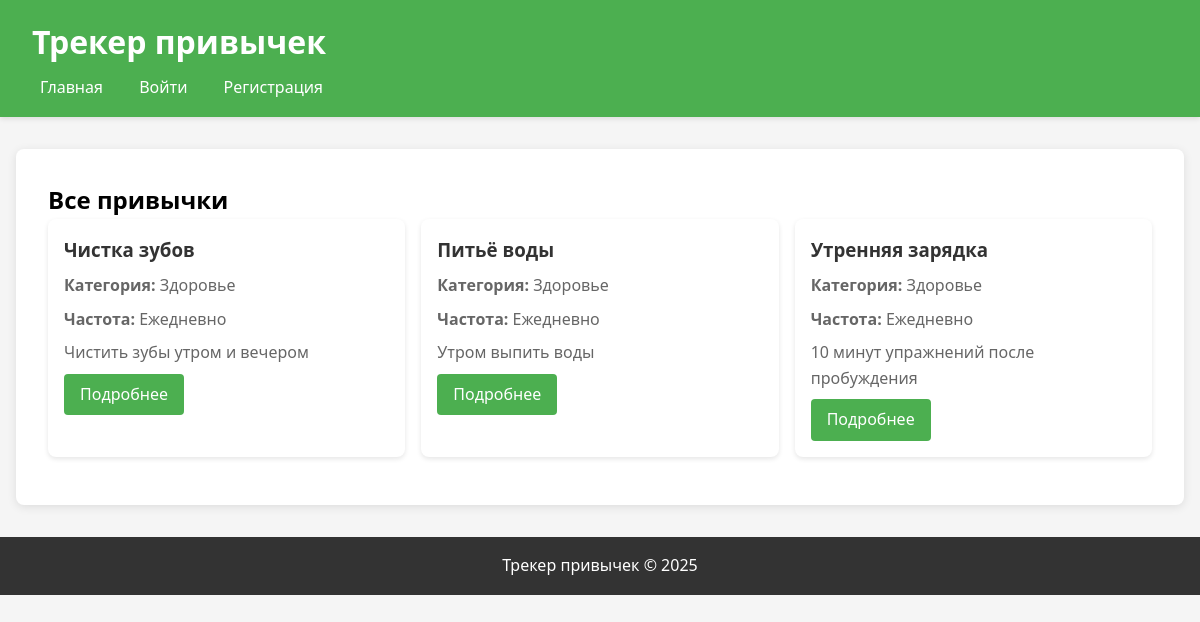
The page / on the database its author committed.
### habits/models.py (models this page shows, shortened)
class Habit(models.Model):
    FREQUENCY_CHOICES = (
        ('daily', 'Ежедневно'),
        ('weekly', 'Еженедельно'),
        ('monthly', 'Ежемесячно'),
    )
    weekdays = models.CharField(
        max_length=50,
        blank=True,
        null=True,
        verbose_name='Дни выполнения',
        help_text='Укажите дни: mon,tue,wed,thu,fri,sat,sun (через запятую)'
    )
    name = models.CharField(max_length=200, verbose_name='Название')
    description = models.TextField(blank=True, verbose_name='Описание')
    category = models.CharField(max_length=100, blank=True, verbose_name='Категория')
    frequency = models.CharField(
        max_length=10,
        choices=FREQUENCY_CHOICES,
        default='daily',
        verbose_name='Частота выполнения'
    )
    target_count = models.PositiveIntegerField(
        default=1,
        verbose_name='Целевое количество выполнений',
        help_text='Сколько раз нужно выполнить привычку за период'
    )
    created_by = models.ForeignKey(
        User,
        on_delete=models.CASCADE,
        related_name='habits',
        verbose_name='Создатель'
    )
    created_at = models.DateTimeField(auto_now_add=True, verbose_name='Дата создания')
    class Meta:
        verbose_name = 'Привычка'
        verbose_name_plural = 'Привычки'
        ordering = ['-created_at']

### habits/views.py (the view)
# urls.py: path('', views.habit_list, name='habit_list'),
def habit_list(request):
    if request.user.is_authenticated:
        habits = Habit.objects.filter(
            models.Q(created_by=request.user) |  # свои привычки
            models.Q(created_by__role='admin')  # привычки админа
        ).order_by('-created_at')
    else:
        habits = Habit.objects.filter(created_by__role='admin').order_by('-created_at')
    context = {
        'habits': habits,
    }
    return render(request, 'habits/habit_list.html', context)

### habits/templates/habits/habit_list.html (shortened to what this page needs)
{% extends "habits/base.html" %}
{% block content %}
<div class="container">
    <h2>Все привычки</h2>
    {% if habits %}
        <div class="grid">
            {% for habit in habits %}
                <div class="card">
                    <h3>{{ habit.name }}</h3>
                    <p><strong>Категория:</strong> {{ habit.category|default:"Без категории" }}</p>
                    <p><strong>Частота:</strong>
                        {% if habit.frequency == 'daily' %}Ежедневно
                        {% elif habit.frequency == 'weekly' %}Еженедельно
                        {% else %}Ежемесячно{% endif %}
                    </p>
                    <p>{{ habit.description|truncatewords:20 }}</p>
                    <a href="{% url 'habits:habit_detail' habit.id %}" class="btn">Подробнее</a>
                </div>
            {% endfor %}
        </div>
    {% else %}
        <p>Пока нет привычек. {% if user.role == 'admin' %}Добавьте первую привычку!{% endif %}</p>
    {% endif %}
</div>
{% endblock %}

### habits/templates/habits/base.html (style rules this page uses)
* { margin: 0; padding: 0; box-sizing: border-box; }
body { font-family: 'Segoe UI', Tahoma, Geneva, Verdana, sans-serif; background-color: #f5f5f5; line-height: 1.6; }
.container { background-color: white; padding: 2rem; border-radius: 8px; box-shadow: 0 2px 10px rgba(0,0,0,0.1); }
.btn { display: inline-block; padding: 0.5rem 1rem; background-color: #4CAF50; color: white; text-decoration: none; border: none; border-radius: 4px; cursor: pointer; font-size: 1rem; }
.card { background-color: white; border-radius: 8px; padding: 1rem; margin-bottom: 1rem; box-shadow: 0 2px 5px rgba(0,0,0,0.1); }
.card h3 { margin-bottom: 0.5rem; color: #333; }
.card p { color: #666; margin-bottom: 0.5rem; }
.grid { display: grid; grid-template-columns: repeat(auto-fill, minmax(300px, 1fr)); gap: 1rem; }

### rows shown on the page
Habit: name "Чистка зубов", category "Здоровье", frequency "Ежедневно", description "Чистить зубы утром и вечером"
Habit: name "Питьё воды", category "Здоровье", frequency "Ежедневно", description "Утром выпить воды"
Habit: name "Утренняя зарядка", category "Здоровье", frequency "Ежедневно", description "10 минут упражнений после пробуждения"
